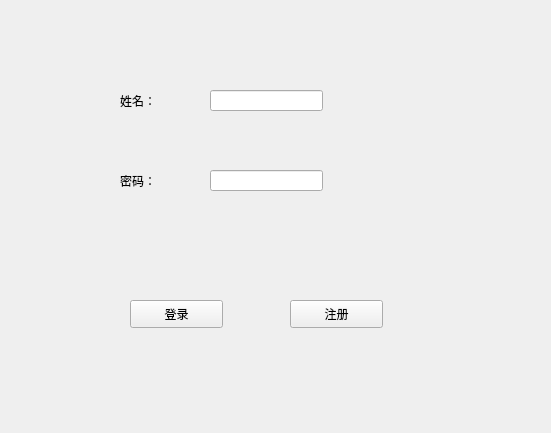
<?xml version="1.0" encoding="UTF-8"?>
<ui version="4.0">
 <class>denglu</class>
 <widget class="QWidget" name="denglu">
  <property name="geometry">
   <rect>
    <x>0</x>
    <y>0</y>
    <width>551</width>
    <height>433</height>
   </rect>
  </property>
  <property name="windowTitle">
   <string>Form</string>
  </property>
  <property name="styleSheet">
   <string notr="true"/>
  </property>
  <widget class="QLabel" name="label">
   <property name="geometry">
    <rect>
     <x>120</x>
     <y>80</y>
     <width>61</width>
     <height>41</height>
    </rect>
   </property>
   <property name="text">
    <string>姓名：</string>
   </property>
  </widget>
  <widget class="QLabel" name="label_2">
   <property name="geometry">
    <rect>
     <x>120</x>
     <y>160</y>
     <width>71</width>
     <height>41</height>
    </rect>
   </property>
   <property name="text">
    <string>密码：</string>
   </property>
  </widget>
  <widget class="QLineEdit" name="lineEdit">
   <property name="geometry">
    <rect>
     <x>210</x>
     <y>90</y>
     <width>113</width>
     <height>21</height>
    </rect>
   </property>
  </widget>
  <widget class="QLineEdit" name="lineEdit_2">
   <property name="geometry">
    <rect>
     <x>210</x>
     <y>170</y>
     <width>113</width>
     <height>21</height>
    </rect>
   </property>
  </widget>
  <widget class="QPushButton" name="pushButton">
   <property name="geometry">
    <rect>
     <x>130</x>
     <y>300</y>
     <width>93</width>
     <height>28</height>
    </rect>
   </property>
   <property name="text">
    <string>登录</string>
   </property>
  </widget>
  <widget class="QPushButton" name="pushButton_2">
   <property name="geometry">
    <rect>
     <x>290</x>
     <y>300</y>
     <width>93</width>
     <height>28</height>
    </rect>
   </property>
   <property name="text">
    <string>注册</string>
   </property>
  </widget>
  <widget class="QWidget" name="widget" native="true">
   <property name="geometry">
    <rect>
     <x>29</x>
     <y>39</y>
     <width>441</width>
     <height>341</height>
    </rect>
   </property>
   <property name="styleSheet">
    <string notr="true">border-image: url(:/new/prefix1123/0137497lqcljl3c7zc5ecw.jpg);</string>
   </property>
  </widget>
  <zorder>widget</zorder>
  <zorder>label</zorder>
  <zorder>label_2</zorder>
  <zorder>lineEdit</zorder>
  <zorder>lineEdit_2</zorder>
  <zorder>pushButton</zorder>
  <zorder>pushButton_2</zorder>
 </widget>
 <resources/>
 <connections/>
</ui>
